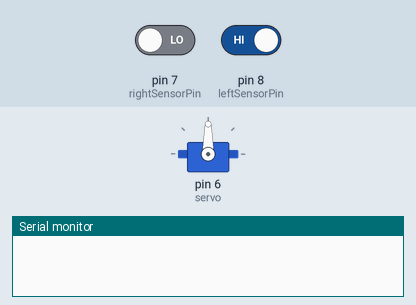
Bench run of a sketch on a simulated Arduino Uno, built with avr-gcc and run on an emulated ATmega328P. Parts: servo, the last lines printed to the serial monitor. The inputs (shaded band) are chosen by the test bench; at power-on: pin 7 (rightSensorPin) LOW, pin 8 (leftSensorPin) HIGH.

Above: at 0.1 s.
At 1.6 s:
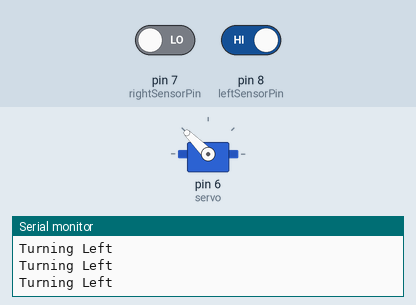
1.7 s: pin 7 (rightSensorPin) driven HIGH and pin 8 (leftSensorPin) driven LOW
At 2.4 s:
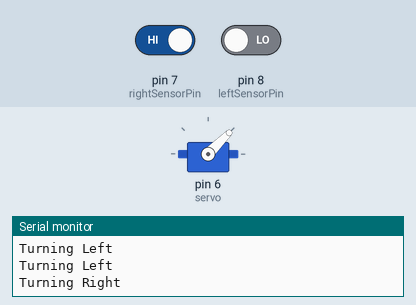
Timing chart, 0 to 4.7 s (numbered marks = the images above; inputs shaded):
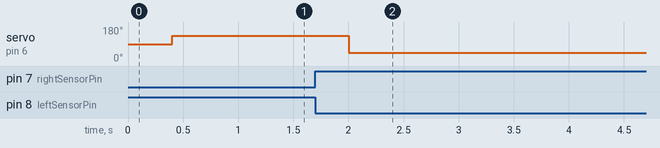

The sketch:

Sound.ino
```cpp
const int stepsPerRevolution = 400;  // change this to fit the number of steps per revolution for your motor
const int numberOfSteps = stepsPerRevolution/8; //45 degree turns
const int rightSensorPin=7;
const int leftSensorPin=8;
boolean rightVal = 0;
boolean leftVal = 0;

#include <Servo.h>
Servo servo;

void setup()
{
  pinMode(leftSensorPin, INPUT); //Make pin 8 an input pin.
  pinMode(rightSensorPin, INPUT); //Make pin 7 an input pin/

  servo.attach(6);
  servo.write(90);
  delay(400);

  Serial.begin (9600); // initialize the serial port:

}

void loop ()
{
  //poll inputs for signal
  rightVal =digitalRead(rightSensorPin);
  leftVal =digitalRead(leftSensorPin);

  // when the sensor detects a signal above the threshold value set on sensor, turn finder to the direction of sound
  if (leftVal==LOW && rightVal==HIGH)
  {
    Serial.println("Turning Right");
      servo.write(45);
      delay(400);

    delayMicroseconds(50000);
    rightVal = 0;
    leftVal = 0;
  }
  else if (leftVal==HIGH && rightVal==LOW)
  {
    Serial.println("Turning Left");
      servo.write(135);
      delay(400);

    delayMicroseconds(50000);
    rightVal = 0;
    leftVal = 0;
  }
  else
  {
    //Do nothing
    rightVal = 0;
    leftVal = 0;
  }
}
```

Measured:
- after the input at 1.7 s, servo on pin 6 (servo): 135° → 45° after 0.30 s
